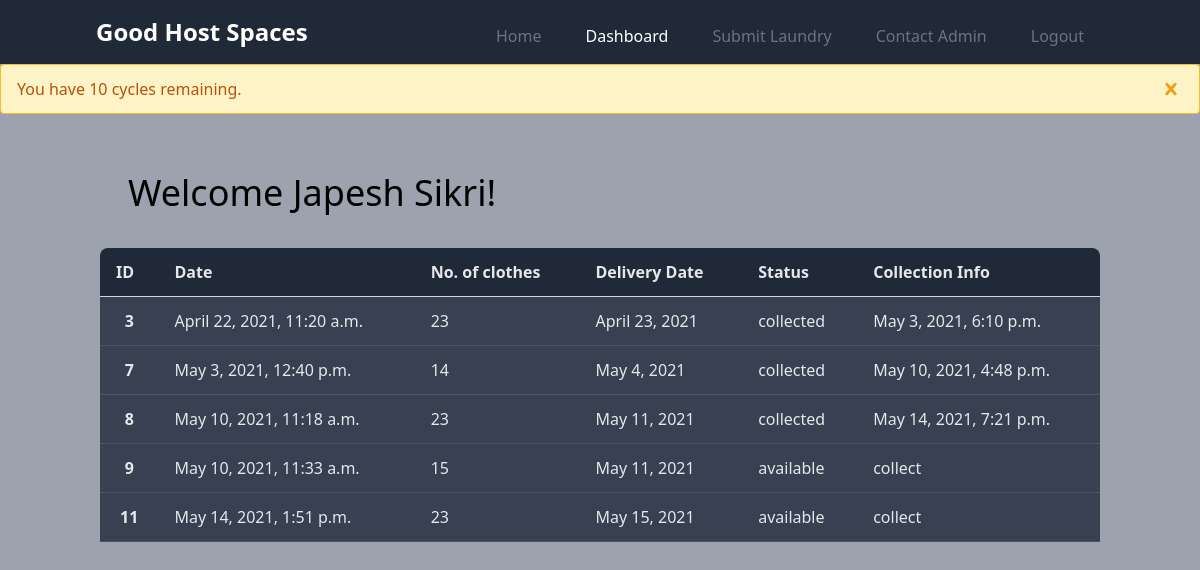
/dashboard (signed in), run on the app's committed database.
### home/models.py (models this page shows, shortened)
class Student(models.Model):
    user = models.OneToOneField(User, on_delete=models.CASCADE, primary_key=True)
    full_name = models.CharField(max_length=100)
    block = models.CharField(max_length=2)
    room_no = models.IntegerField()
    cycles_remaining = models.IntegerField(default=3)

class UseCycle(models.Model):
    cloth = [
        ('1-5', (('1', '1'), ('2', '2'), ('3', '3'), ('4', '4'), ('5', '5'))),
        ('6-10', (('6', '6'), ('7', '7'), ('8', '8'), ('9', '9'), ('10', '10'))),
        ('11-15', (('11', '11'), ('12', '12'),
                   ('13', '13'), ('14', '14'), ('15', '15'))),
        ('16-20', (('16', '16'), ('17', '17'), ('18', '18'), ('19', '19'), ('20', '20')))
    ]
    student = models.ForeignKey(Student, on_delete=models.CASCADE)
    no_of_clothes = models.CharField(max_length=6, choices=cloth)
    date_time = models.DateTimeField(auto_now_add=True, blank=True)
    delivery_date = models.DateField()
    collection_info = models.DateTimeField(null=True)
    status = models.CharField(max_length=30)

### home/views.py (the view)
# urls.py: path('dashboard', views.user_dashboard, name="user_dashboard"),
def user_dashboard(request):
    if request.user.is_authenticated:
        current_user = request.user
        data = UseCycle.objects.filter(student=request.user.student).all()
        today = date.today()
        to_be_updated = UseCycle.objects.filter(student=request.user.student, status=dic[1]).all()      #basically updating status if today>delivery date
        for i in to_be_updated:
            if today >= i.delivery_date:
                i.status = dic[2]
                i.save()
        return render(request, 'dashboard.html', {'user':current_user, 'data': data})
    else:
        return redirect('/login')

### templates/dashboard.html (shortened to what this page needs)
<!DOCTYPE html>
<html>
<head>
  <link href="https://unpkg.com/tailwindcss/dist/tailwind.min.css" rel="stylesheet">
</head>
<body class="bg-gray-400 font-sans leading-normal tracking-normal">
  <nav class="bg-gray-800 p-2 mt-0 w-full">
    <div class="container mx-auto flex flex-wrap items-center">
      <div class="flex w-full md:w-1/2 justify-center md:justify-start text-white font-extrabold">
        <a class="text-white no-underline hover:text-white hover:no-underline" href="#">
          <span class="text-2xl pl-2">Good Host Spaces</span>
        </a>
      </div>
      <div class="flex w-full pt-2 content-center justify-between md:w-1/2 md:justify-end">
        <ul class="list-reset flex justify-between flex-1 md:flex-none items-center">
          <li class="mr-3">
            <a class="inline-block text-gray-500 no-underline hover:text-gray-200 hover:text-underline py-2 px-4"
              href="/">Home</a>
          </li>
          <li class="mr-3">
            <a class="inline-block py-2 px-4 text-white no-underline" href="dashboard">Dashboard</a>
          </li>
          <li class="mr-3">
            <a class="inline-block text-gray-500 no-underline hover:text-gray-200 hover:text-underline py-2 px-4"
              href="/use_cycle">Submit Laundry</a>
          </li>
          <li class="mr-3">
            <a class="inline-block text-gray-500 no-underline hover:text-gray-200 hover:text-underline py-2 px-4"
              href="/contact_admin">Contact Admin</a>
          </li>
          <li class="mr-3">
            <a class="inline-block text-gray-500 no-underline hover:text-gray-200 hover:text-underline py-2 px-4"
              href="/logout">Logout</a>
          </li>
        </ul>
      </div>
    </div>
  </nav>
  <div id="alert" class="bg-yellow-100 border border-yellow-400 text-yellow-700 px-4 py-3 rounded relative "
  role="alert">
    <span class="block sm:inline">You have {{user.student.cycles_remaining}} cycles remaining.</span>
    <span class="absolute top-0 bottom-0 right-0 px-4 py-3">
      <button class="focus:outline-none" onclick="remove()" id="cross">
      </button>
    </span>
  </div>
  <br>
  <div class="w-5/6 mx-auto">
    <div class="m-7 flex-1">
      <h2 class="text-4xl mb-2 font-normal leading-normal mt-0 text-blueGray-800">
        Welcome {{user.student.full_name}}!
      </h2>
    </div>
  </div>
  <table class="rounded-t-lg m-5 w-5/6 mx-auto bg-gray-800 text-gray-200">
    <tr class="text-left border-b border-gray-300">
      <th class="px-4 py-3">ID</th>
      <th class="px-4 py-3">Date</th>
      <th class="px-4 py-3">No. of clothes</th>
      <th class="px-4 py-3">Delivery Date</th>
      <th class="px-4 py-3">Status</th>
      <th class="px-4 py-3">Collection Info</th>
    </tr>
    {% for d in data%}
    <tr class="bg-gray-700 border-b border-gray-600">
      <th class="px-4 py-3" scope="row">{{d.id}}</th>
      <td class="px-4 py-3">{{d.date_time}}</td>
      <td class="px-4 py-3">{{d.no_of_clothes}}</td>
      <td class="px-4 py-3">{{d.delivery_date}}</td>
      <td class="px-4 py-3">{{d.status}}</td>
      {% if d.status == 'available'%}
      <td class="px-4 py-3"><a href='/collect/{{d.id}}' class='btn btn-primary btn-sm'> collect</a>
        {%else%}
      <td class="px-4 py-3">{{d.collection_info}}</td>
      {% endif %}
    </tr>
    {% endfor%}
  </table>
</body>
</html>

### data on the page
UseCycle: id "3", date_time "April 22, 2021, 11:20 a.m.", no_of_clothes "23", delivery_date "April 23, 2021", status "collected", collection_info "May 3, 2021, 6:10 p.m."
UseCycle: id "7", date_time "May 3, 2021, 12:40 p.m.", no_of_clothes "14", delivery_date "May 4, 2021", status "collected", collection_info "May 10, 2021, 4:48 p.m."
UseCycle: id "8", date_time "May 10, 2021, 11:18 a.m.", no_of_clothes "23", delivery_date "May 11, 2021", status "collected", collection_info "May 14, 2021, 7:21 p.m."
UseCycle: id "9", date_time "May 10, 2021, 11:33 a.m.", no_of_clothes "15", delivery_date "May 11, 2021", status "available"
UseCycle: id "11", date_time "May 14, 2021, 1:51 p.m.", no_of_clothes "23", delivery_date "May 15, 2021", status "available"

### other printed values
{{ user.student.cycles_remaining }} "10"
{{ user.student.full_name }} "Japesh Sikri"
